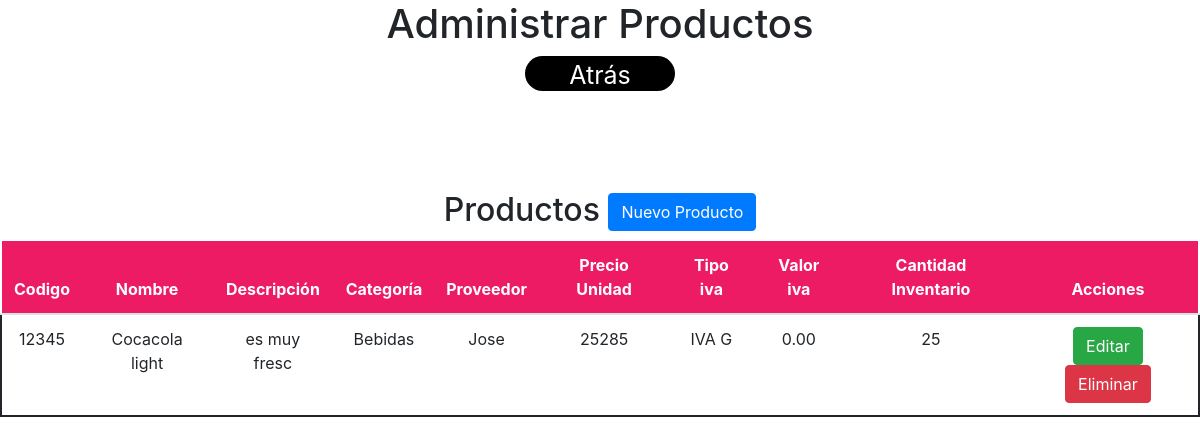
Screenshot of /View/AdminProductos.php with the database file from the repository.
### tables this page shows
CREATE TABLE `productos` (
  `codigo_producto` decimal(20,0) NOT NULL,
  `nombre_producto` varchar(30) NOT NULL,
  `descripcion_producto` varchar(50) NOT NULL,
  `categoria_producto` varchar(30) NOT NULL,
  `proveedor_producto` varchar(30) NOT NULL,
  `precio_producto` decimal(30,0) NOT NULL,
  `tipo_iva_producto` varchar(10) NOT NULL,
  `valor_iva_producto` decimal(10,2) NOT NULL,
  `cantidad_producto` decimal(50,0) NOT NULL
);

### Model/Productos.php (called while the page is built, shortened)
<?php
class Productos
{
    public function traerProducto()
    {
        $consulta = "SELECT * FROM productos ";
        return $consulta;
    }
}

### View/AdminProductos.php (the view, shortened to what this page needs)
<?php
include('../Controller/db.php');
require_once('../Model/Productos.php');
$traerpro = new Productos('', '', '', '', '', '', '', '', '');
$consulta = mysqli_query($conn, $traerpro->traerProducto());
?>
<!DOCTYPE html>
<html>
<head>
    <link rel="stylesheet" href="https://maxcdn.bootstrapcdn.com/bootstrap/4.1.3/css/bootstrap.min.css">
    <link rel="stylesheet" href="css/adminelementos.css">
</head>
<body>
    <header>
        <h1>Administrar Productos</h1>
        <a href="home.html"> <button type="button" class="bot">Atrás</button></a>
    </header>
    <div class="ca">
        <div id="ca1">
            <h2>Productos
                <a href="insertarProducto.php">
                    <button type="button" class="btn btn-primary">Nuevo Producto</button>
                </a>
            </h2>
            <table class="table">
                <thead class="thead1">
                    <tr>
                        <th>Codigo</th>
                        <th>Nombre </th>
                        <th>Descripción </th>
                        <th>Categoría</th>
                        <th>Proveedor </th>
                        <th>Precio Unidad </th>
                        <th>Tipo iva </th>
                        <th>Valor iva</th>
                        <th>Cantidad Inventario</th>
                        <th>Acciones</th>
                    </tr>
                </thead>
                <tbody>
                    <?php
                    while ($filas = mysqli_fetch_assoc($consulta)) {
                    ?>
                        <tr>
                            <td><?php echo $filas['codigo_producto'] ?></td>
                            <td><?php echo $filas['nombre_producto'] ?></td>
                            <td><?php echo $filas['descripcion_producto'] ?></td>
                            <td><?php echo $filas['categoria_producto'] ?></td>
                            <td><?php echo $filas['proveedor_producto'] ?></td>
                            <td><?php echo $filas['precio_producto'] ?></td>
                            <td><?php echo $filas['tipo_iva_producto'] ?></td>
                            <td><?php echo $filas['valor_iva_producto'] ?></td>
                            <td><?php echo $filas['cantidad_producto'] ?></td>
                            <td>
                                <a href="editarProductos.php?id=<?php echo $filas['codigo_producto'] ?>"> <button type="button" class="btn btn-success">Editar</button></a>
                                <a href="../Controller/eliminarproducto.php?id=<?php echo $filas['codigo_producto'] ?>">
                                    <button type="button" class="btn btn-danger">Eliminar</button>
                                </a>
                            </td>
                        </tr>
                    <?php } ?>
                </tbody>
            </table>
        </div>
    </div>
</body>
</html>

### View/css/adminelementos.css (style rules this page uses)
header { text-align: center; }
#ca1 { text-align: center; }
.ca { margin-top: 100px; }
.thead1 { background-color: #ed1b64; color: white; }
tr { border: 2px solid; }
.bot { background-color: black; border-radius: 25px; outline: none; color: white; text-decoration: none; border: none; width: 150px; height: 35px; font-size: 25px; }

### rows the page displays
productos: codigo_producto "12345", nombre_producto "Cocacola light", descripcion_producto "es muy fresc", categoria_producto "Bebidas", proveedor_producto "Jose", precio_producto "25285", tipo_iva_producto "IVA G", valor_iva_producto "0.00", cantidad_producto "25"
